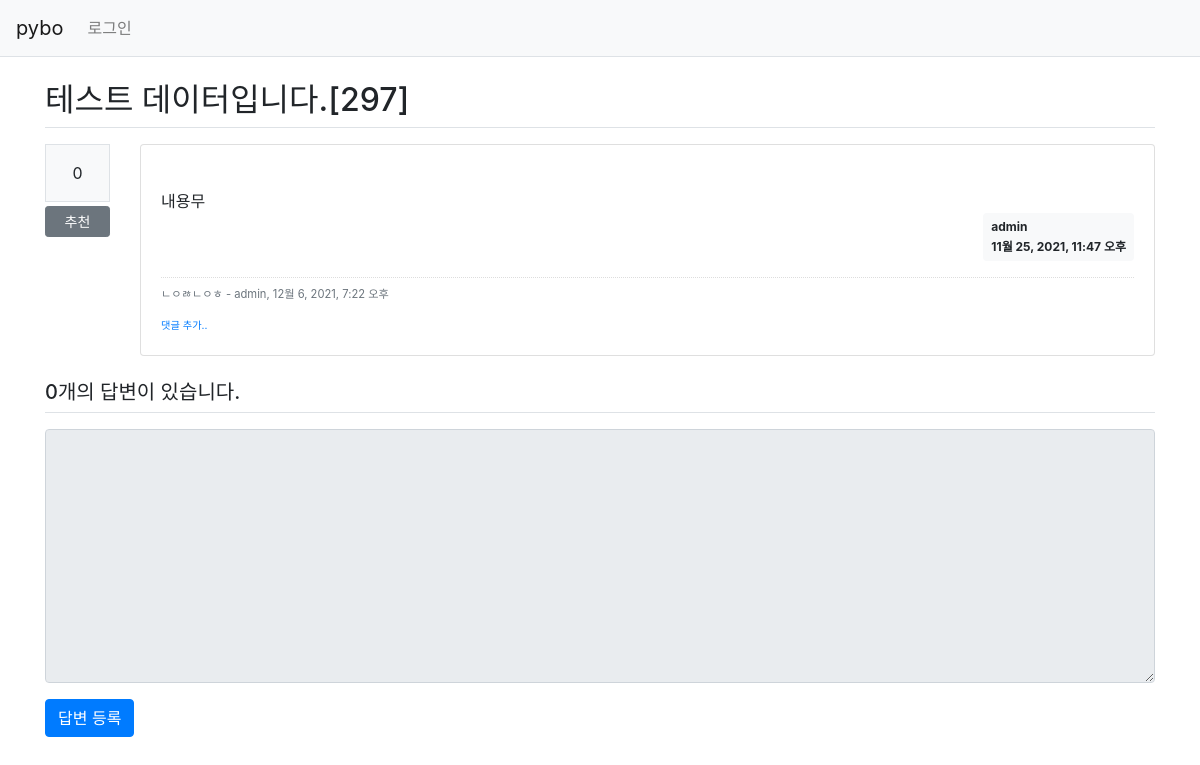
The page /pybo/303/ on the database as committed earlier.
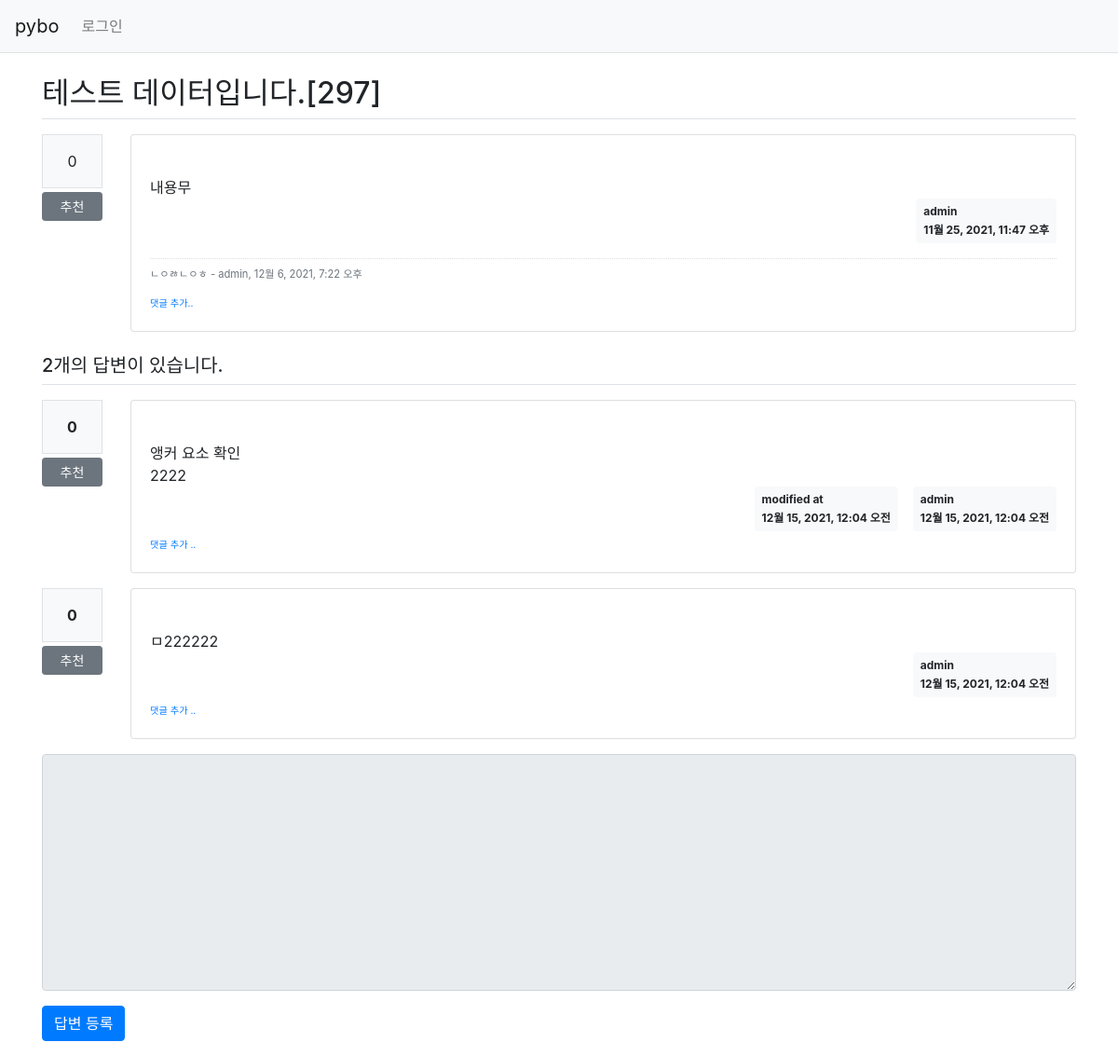
The same page on the database as committed later.
### pybo/models.py (models this page shows, shortened)
class Question(models.Model):
    author = models.ForeignKey(User, on_delete=models.CASCADE,
                               related_name='author_question')
    subject = models.CharField(max_length=200)
    content = models.TextField()
    create_date = models.DateTimeField()
    modify_date = models.DateTimeField(null=True, blank=True)
    voter = models.ManyToManyField(User, related_name='voter_question') #voter 추가

class Comment(models.Model):
    author = models.ForeignKey(User, on_delete=models.CASCADE)
    content = models.TextField()
    create_date = models.DateTimeField()
    modify_date = models.DateTimeField(null=True, blank=True)
    question = models.ForeignKey(Question, null=True, blank=True,
                                 on_delete=models.CASCADE)
    answer = models.ForeignKey(Answer, null=True, blank=True, on_delete=models.CASCADE)

class Answer(models.Model):
    author= models.ForeignKey(User, on_delete=models.CASCADE,
                              related_name='author_answer')#,null="True) 이것은 글쓴이가 null을 포함할 경우.
    question = models.ForeignKey(Question, on_delete=models.CASCADE)
    content = models.TextField()
    create_date = models.DateTimeField()
    modify_date = models.DateTimeField(null=True, blank=True)
    voter = models.ManyToManyField(User, related_name='voter_answer')

### pybo/views/base_views.py (the view)
# urls.py: path('<int:question_id>/', base_views.detail, name = 'detail'),
def detail(request, question_id):
    question = get_object_or_404(Question, pk=question_id) #Question.objects.get(id=question_id)
    context = {'question' : question}
    return render(request, 'pybo/question_detail.html', context)

### templates/pybo/question_detail.html (shortened to what this page needs)
{% extends 'base.html' %}
{% block content %}
<div class="container my-3">
    <h2 class="border-bottom py-2">{{ question.subject }}</h2>
    <div class="row my-3">
        <div class="col-1">
            <div class="bg-light text-center p-3 border front-weight-bolder mb-1">
                {{ question.voter.count }}
            </div>
            <a href="#" data-uri="{% url 'pybo:vote_question' question.id %}"
            class="recommend btn btn-sm btn-secondary btn-block my-1">추천</a>
        </div>
        <div class="col-11">
            <div class="card">
                <div class="card-body">
                    <div class="card-text" style="white-space: pre-line;">
                        {{ question.content }}
                    </div>
                    <div class="d-flex justify-content-end">
                        <div class="badge badge-light p-2 text-left">
                            <div class="mb-2">{{question.author.username}}</div>
                            <div>{{ question.create_date }}</div>
                        </div>
                    </div>
                    {% if question.comment_set.count > 0 %}
                    <div class="mt-3">
                        {% for comment in question.comment_set.all %}
                        <div class="comment py-2 text-muted">
                            <span style="white-space: pre-line;">{{ comment.content }}</span>
                            <span>
                             - {{ comment.author }}, {{ comment.create_date }}
                        </span>
                        </div>
                        {% endfor %}
                    </div>
                    {% endif %}
                    <div>
                        <a href="{% url 'pybo:comment_create_question' question.id %}"
                           class="small"><small>댓글 추가..</small></a>
                    </div>
                </div>
            </div>
        </div>
    </div>
    <h5 class="border-bottom my-3 py-2">
        {{ question.answer_set.count }}개의 답변이 있습니다.
    </h5>
    {% for answer in question.answer_set.all %}
    <div class="row my-3">
        <div class="col-1">
            <div class="bg-light text-center p-3 border font-weight-bolder mb-1">
                {{ answer.voter.count }}
            </div>
            <a href="#" data-uri="{% url 'pybo:vote_answer' answer.id %}"
            class="recommend btn btn-sm btn-secondary btn-block my-1">추천</a>
        </div>
        <div class="col-11">
            <div class="card">
                <div class="card-body">
                    <div class="card-text" style="white-space: pre-line;">
                        {{ answer.content }}
                    </div>
                    <div class="d-flex justify-content-end">
                        {% if answer.modify_date %}
                        <div class="badge badge-light p-2 text-left mx-3">
                            <div class="mb-2">modified at</div>
                            <div>{{ answer.modify_date }}</div>
                        </div>
                        {% endif %}
                        <div class="badge badge-light p-2 text-left">
                            <div class="mb-2">{{answer.author.username}}</div>
                            <div>{{ answer.create_date }}</div>
                        </div>
                    </div>
                    <div>
                        <a href="{% url 'pybo:comment_create_answer' answer.id %}"
                           class="small"><small>댓글 추가 ..</small></a>
                    </div>
                </div>
            </div>
        </div>
    </div>
    {% endfor %}
    <form action="{% url 'pybo:answer_create' question.id %}" method="post" class="my-3">
        <div class="form-group">
            <textarea name="content" id="content"
                      {% if not user.is_authenticated %}disabled {% endif %}
                      class="form-control" rows="10" >{{ form.content.value| default_if_none:''}}</textarea>
        </div>
        <input type="submit" value="답변 등록" class="btn btn-primary">
    </form>
</div>
{% endblock %}

### templates/base.html (shortened to what this page needs)
{% load static %}
<!DOCTYPE html>
<html lang="ko">
<head>
    <link rel="stylesheet" type="text/css" href="{% static 'bootstrap.min.css' %}">
    <link rel="stylesheet" type="text/css" href="{% static 'style.css' %}">
</head>
<body>
    {% include "navbar.html" %}
    {% block content %}
    {% endblock %}
</body>
</html>

### templates/navbar.html (shortened to what this page needs)
    <nav class="navbar navbar-expand-lg navbar-light bg-light border-bottom">
        <a class="navbar-brand" href="{% url 'pybo:index' %}">pybo</a>
        <div class="collapse navbar-collapse flex-grow-0" id="navbarNav">
            <ul class="navbar-nav">
                <li class="nav-item">
                    {% if user.is_authenticated %}
                    <a class="nav-link" href="{% url 'common:logout'%}">
                        {{ user.username}}(로그아웃)
                    </a>
                    {% else %}
                    <a class="nav-link" href="{% url 'common:login' %}">로그인</a>
                    {% endif %}
                </li>
            </ul>
        </div>
    </nav>

### static/style.css (style rules this page uses)
.comment { border-top:dotted 1px #ddd; font-size:0.7em; }

Rows that differ between the two databases and show on the page:
computed for Question "테스트 데이터입니다.[297]": answer_set.count "0" → "2"
added Answer: voter.count "0", content "앵커 요소 확인 2222", modify_date "12월 15, 2021, 12:04 오전", author.username "admin", create_date "12월 15, 2021, 12:04 오전"
added Answer: voter.count "0", content "ㅁ222222", author.username "admin", create_date "12월 15, 2021, 12:04 오전"
